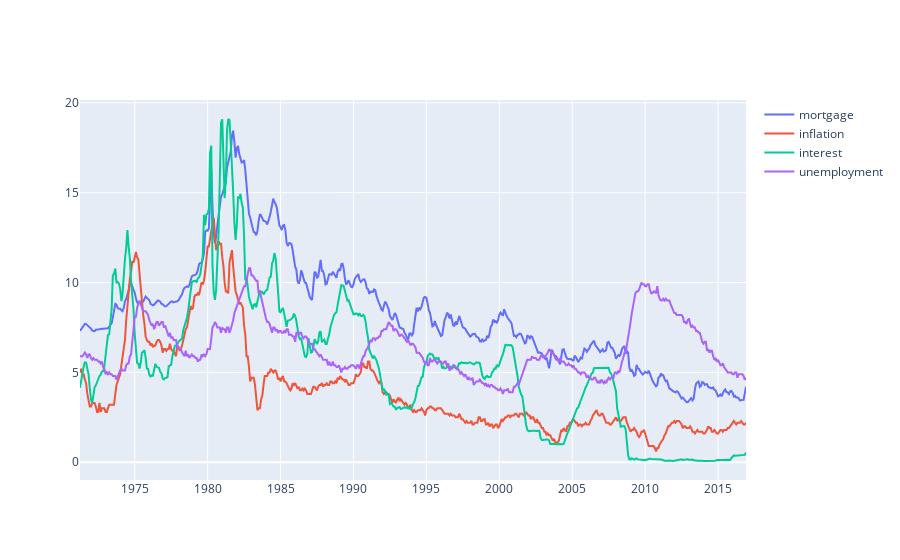

Notebook code for this chart:
### Code cell
# plot dataset
plotly.offline.init_notebook_mode(connected=True)
mortgage = {'type': 'scatter', 'x': rates.index.tolist(), 'y': rates['MORTGAGE'].tolist(), 'name':'mortgage'}
inflation = {'type': 'scatter', 'x': rates.index.tolist(), 'y': rates['INFLATION'].tolist(), 'name':'inflation'}
interest = {'type': 'scatter', 'x': rates.index.tolist(), 'y': rates['INTEREST'].tolist(), 'name':'interest'}
unemployment = {'type': 'scatter', 'x': rates.index.tolist(), 'y': rates['UNEMPLOYMENT'].tolist(), 'name':'unemployment'}

# rates_plot = plotly.offline.iplot([mortgage, inflation, interest, unemployment])

### Figure 1 — Plotly figure (JSON) as saved in the notebook; plotly's stock layout.template omitted (floating-point values rounded to 4 significant figures; data arrays with more than 128 entries replaced by an {"elided": "..."} marker saying what was removed)
{"data": [{"name": "mortgage", "type": "scatter", "x": {"elided": "549 str values"}, "y": {"elided": "549 float values"}}, {"name": "inflation", "type": "scatter", "x": {"elided": "549 str values"}, "y": {"elided": "549 float values"}}, {"name": "interest", "type": "scatter", "x": {"elided": "549 str values"}, "y": {"elided": "549 float values"}}, {"name": "unemployment", "type": "scatter", "x": {"elided": "549 str values"}, "y": {"elided": "549 float values"}}], "layout": {}}
